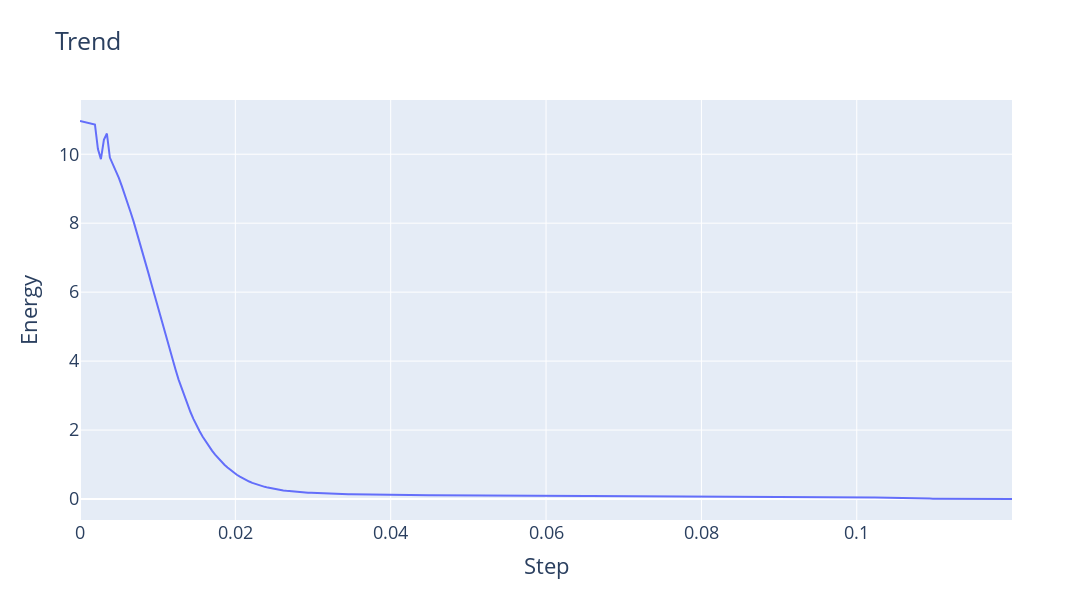

This figure's notebook cell:
### Code cell
fig = px.line(x=r_basis, y=r_z_plane[0], title='Trend')
fig.update_layout(
    height=600, width=1200, xaxis_title="Step", yaxis_title="Energy",
    font=dict(
        size=18
    )
)
fig.show()

### Figure 1 — Plotly figure (JSON) as saved in the notebook; plotly's stock layout.template omitted (floating-point values rounded to 4 significant figures; data arrays with more than 128 entries replaced by an {"elided": "..."} marker saying what was removed)
{"data": [{"hovertemplate": "x=%{x}<br>y=%{y}<extra></extra>", "legendgroup": "", "line": {"color": "#636efa", "dash": "solid"}, "marker": {"symbol": "circle"}, "mode": "lines", "name": "", "orientation": "v", "showlegend": false, "x": {"elided": "304 float values"}, "xaxis": "x", "y": {"elided": "304 float values"}, "yaxis": "y", "type": "scatter"}], "layout": {"xaxis": {"anchor": "y", "domain": [0.0, 1.0], "title": {"text": "Step"}}, "yaxis": {"anchor": "x", "domain": [0.0, 1.0], "title": {"text": "Energy"}}, "legend": {"tracegroupgap": 0}, "title": {"text": "Trend"}, "font": {"size": 18}, "height": 600, "width": 1200}}
